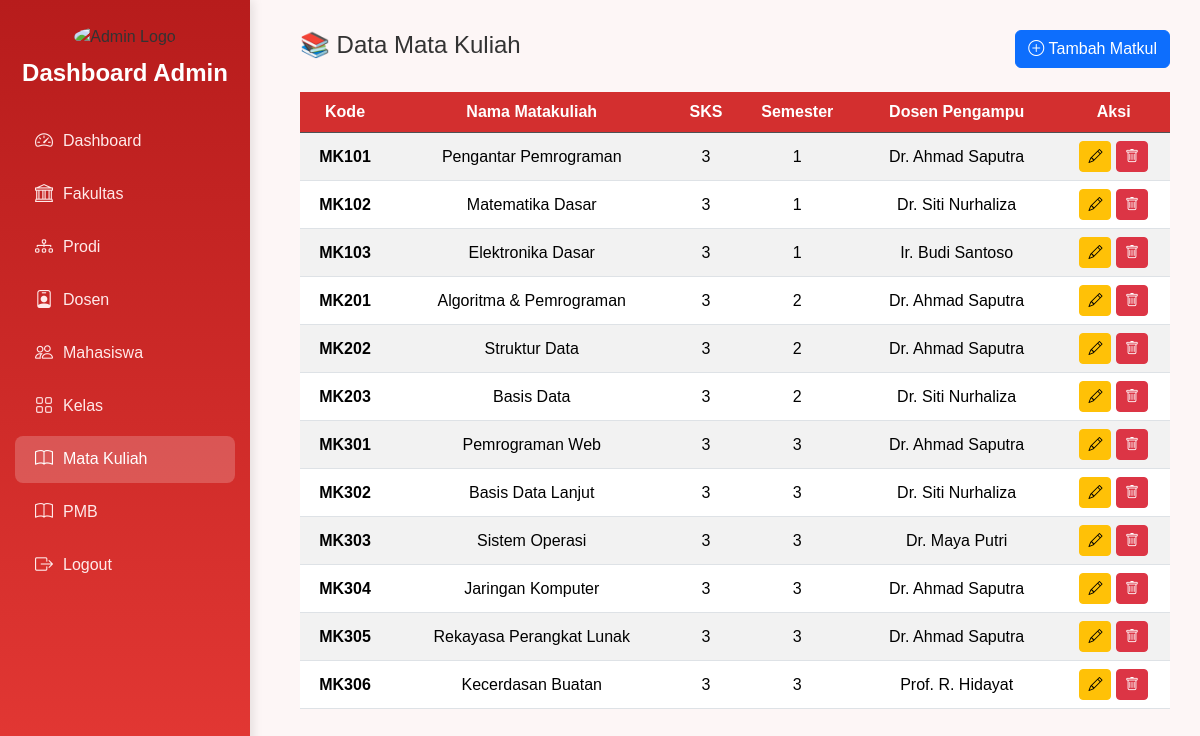
/Admin/datamatakuliah.php, run on the app's committed database.
### tables this page shows
CREATE TABLE `mata_kuliah` (
  `kode_matkul` varchar(10) NOT NULL,
  `nama` varchar(100) DEFAULT NULL,
  `id_dosen` int(11) DEFAULT NULL,
  `semester` int(11) DEFAULT NULL,
  `sks` int(11) DEFAULT NULL
);

CREATE TABLE `dosen` (
  `nik` int(11) NOT NULL,
  `nama` varchar(100) DEFAULT NULL,
  `jenis_kelamin` enum('L','P') DEFAULT NULL,
  `tanggal_lahir` date DEFAULT NULL,
  `id_prodi` int(11) DEFAULT NULL,
  `email` varchar(100) DEFAULT NULL,
  `no_hp` varchar(20) DEFAULT NULL,
  `alamat` text DEFAULT NULL,
  `jabatan` varchar(50) DEFAULT NULL,
  `status_aktif` enum('Aktif','Tidak Aktif') DEFAULT 'Aktif',
  `tanggal_bergabung` date DEFAULT NULL
);

### Admin/datamatakuliah.php (the view, shortened to what this page needs)
<?php
try {
    $pdo = new PDO("mysql:host=".DB_HOST.";dbname=".DB_NAME.";charset=utf8mb4", DB_USER, DB_PASS, [
        PDO::ATTR_ERRMODE=>PDO::ERRMODE_EXCEPTION,
        PDO::ATTR_DEFAULT_FETCH_MODE=>PDO::FETCH_ASSOC
    ]);
} catch(Exception $e){
    die("DB error: ".$e->getMessage());
}
$query = "SELECT mk.*, d.nama as nama_dosen
          FROM mata_kuliah mk
          LEFT JOIN dosen d ON mk.id_dosen = d.nik
          ORDER BY mk.semester, mk.kode_matkul";
$matkul = $pdo->query($query)->fetchAll();
?>
<!doctype html>
<html lang="id">
<head>
    <link href="https://cdn.jsdelivr.net/npm/bootstrap@5.3.3/dist/css/bootstrap.min.css" rel="stylesheet">
    <link href="https://cdn.jsdelivr.net/npm/bootstrap-icons@1.11.1/font/bootstrap-icons.css" rel="stylesheet">
    <link href="style.css" rel="stylesheet">
</head>
<body>
<?php include 'sidebar.php'; ?>
<div class="content">
    <div class="d-flex justify-content-between align-items-center mb-4">
        <h4>📚 Data Mata Kuliah</h4>
        <button class="btn btn-primary" data-bs-toggle="modal" data-bs-target="#modalTambah"><i class="bi bi-plus-circle"></i> Tambah Matkul</button>
    </div>
    <table class="table table-striped table-hover text-center align-middle">
        <thead class="table-dark">
            <tr>
                <th>Kode</th>
                <th>Nama Matakuliah</th>
                <th>SKS</th>
                <th>Semester</th>
                <th>Dosen Pengampu</th>
                <th>Aksi</th>
            </tr>
        </thead>
        <tbody>
            <?php foreach($matkul as $m): ?>
            <tr>
                <td><strong><?= htmlspecialchars($m['kode_matkul']) ?></strong></td>
                <td><?= htmlspecialchars($m['nama']) ?></td>
                <td><?= htmlspecialchars($m['sks']) ?></td>
                <td><?= htmlspecialchars($m['semester']) ?></td>
                <td><?= htmlspecialchars($m['nama_dosen'] ?? '-') ?></td>
                <td>
                    <button class="btn btn-sm btn-warning btn-edit"
                            data-kode="<?= htmlspecialchars($m['kode_matkul']) ?>"
                            data-nama="<?= htmlspecialchars($m['nama']) ?>"
                            data-sks="<?= $m['sks'] ?>"
                            data-sem="<?= $m['semester'] ?>"
                            data-dosen="<?= $m['id_dosen'] ?>"
                            data-bs-toggle="modal" data-bs-target="#modalEdit">
                        <i class="bi bi-pencil"></i>
                    </button>
                    <form method="post" class="d-inline" onsubmit="return confirm('Hapus matkul ini?')">
                        <button class="btn btn-sm btn-danger"><i class="bi bi-trash"></i></button>
                    </form>
                </td>
            </tr>
            <?php endforeach; ?>
        </tbody>
    </table>
</div>
</body>
</html>

### Admin/Style.css (style rules this page uses)
body { background-color: #fdf6f6; font-family: 'Poppins', sans-serif; color: #333; }
.content { margin-left: 270px; padding: 30px; background-color: #fdf6f6; min-height: 100vh; }
.table th { background-color: #d32f2f !important; color: white !important; }

### data on the page
mata_kuliah: kode_matkul "MK101", nama "Pengantar Pemrograman", sks "3", semester "1", id_dosen.nama "Dr. Ahmad Saputra"
mata_kuliah: kode_matkul "MK102", nama "Matematika Dasar", sks "3", semester "1", id_dosen.nama "Dr. Siti Nurhaliza"
mata_kuliah: kode_matkul "MK103", nama "Elektronika Dasar", sks "3", semester "1", id_dosen.nama "Ir. Budi Santoso"
mata_kuliah: kode_matkul "MK201", nama "Algoritma & Pemrograman", sks "3", semester "2", id_dosen.nama "Dr. Ahmad Saputra"
mata_kuliah: kode_matkul "MK202", nama "Struktur Data", sks "3", semester "2", id_dosen.nama "Dr. Ahmad Saputra"
mata_kuliah: kode_matkul "MK203", nama "Basis Data", sks "3", semester "2", id_dosen.nama "Dr. Siti Nurhaliza"
mata_kuliah: kode_matkul "MK301", nama "Pemrograman Web", sks "3", semester "3", id_dosen.nama "Dr. Ahmad Saputra"
mata_kuliah: kode_matkul "MK302", nama "Basis Data Lanjut", sks "3", semester "3", id_dosen.nama "Dr. Siti Nurhaliza"
mata_kuliah: kode_matkul "MK303", nama "Sistem Operasi", sks "3", semester "3", id_dosen.nama "Dr. Maya Putri"
mata_kuliah: kode_matkul "MK304", nama "Jaringan Komputer", sks "3", semester "3", id_dosen.nama "Dr. Ahmad Saputra"
mata_kuliah: kode_matkul "MK305", nama "Rekayasa Perangkat Lunak", sks "3", semester "3", id_dosen.nama "Dr. Ahmad Saputra"
mata_kuliah: kode_matkul "MK306", nama "Kecerdasan Buatan", sks "3", semester "3", id_dosen.nama "Prof. R. Hidayat"
